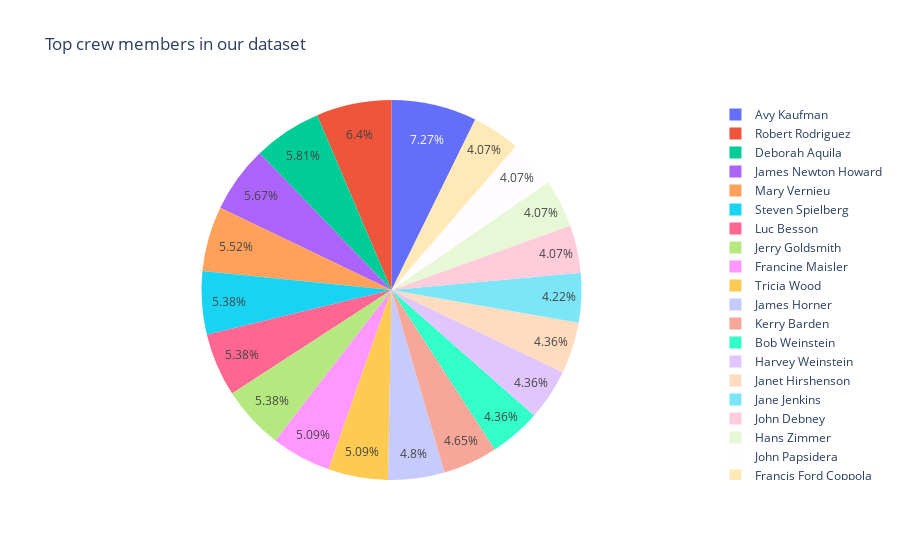

The notebook cell this image was saved under:
### Code cell
fig = px.pie(df_crew_names, values='count', names='name', title='Top crew members in our dataset')
fig.show()

### Figure 1 — Plotly figure (JSON) as saved in the notebook; plotly's stock layout.template omitted (floating-point values rounded to 4 significant figures)
{"data": [{"domain": {"x": [0, 1], "y": [0, 1]}, "hovertemplate": "name=%{label}<br>count=%{value}<extra></extra>", "labels": ["Avy Kaufman", "Robert Rodriguez", "Deborah Aquila", "James Newton Howard", "Mary Vernieu", "Steven Spielberg", "Luc Besson", "Jerry Goldsmith", "Francine Maisler", "Tricia Wood", "James Horner", "Kerry Barden", "Bob Weinstein", "Harvey Weinstein", "Janet Hirshenson", "Jane Jenkins", "John Debney", "Hans Zimmer", "John Papsidera", "Francis Ford Coppola"], "legendgroup": "", "name": "", "showlegend": true, "type": "pie", "values": [50, 44, 40, 39, 38, 37, 37, 37, 35, 35, 33, 32, 30, 30, 30, 29, 28, 28, 28, 28]}], "layout": {"legend": {"tracegroupgap": 0}, "title": {"text": "Top crew members in our dataset"}}}
